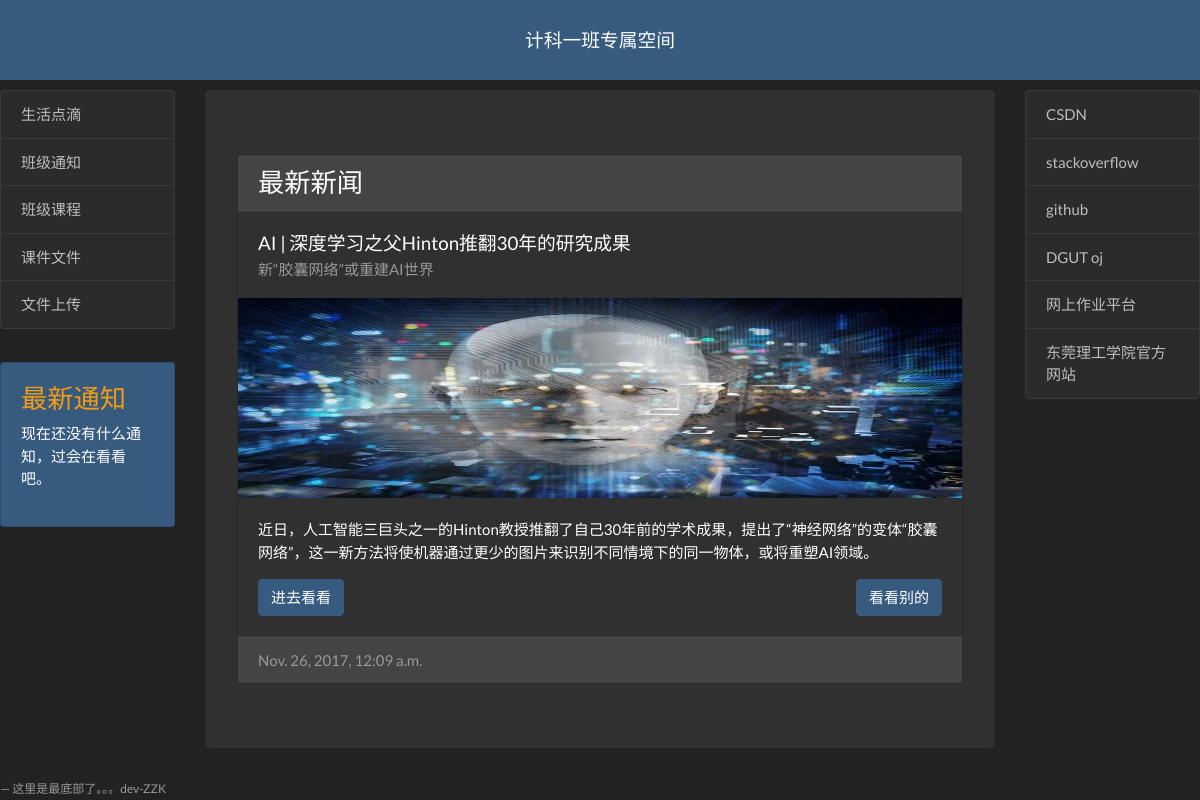
The page / on the database its author committed.
### classpage/models.py (models this page shows)
class News(models.Model):
    titlemax = models.CharField(max_length = 30)
    titlemin = models.CharField(max_length = 40)
    introduction = models.CharField(max_length = 150)
    time = models.DateTimeField(auto_now_add = True)
    body = models.TextField()
    photot = models.ImageField()

### classpage/views.py (the view)
# urls.py: url(r'^$', index),
def index(request):
    news_list = News.objects.all().order_by('-time')
    paginator = Paginator(news_list, 1)
    page = request.GET.get('page')
    try:
        news = paginator.page(page)
    except PageNotAnInteger:
        news = paginator.page(1)
    except EmptyPage:
        news = paginator.page(paginator.num_pages)
    First = Announcement.objects.last()
    return render(request, 'class_home_page.html', {'news' : news, 'First' : First})

### classpage/templates/class_home_page.html (shortened to what this page needs)
<!DOCTYPE html>
<html>
    <head>
        {% load staticfiles %}
        <link href="{% static 'bootstrap.min.css' %}" rel="stylesheet" type="text/css"/>
    </head>
    <body>
        <nav class="navbar navbar-expand-lg navbar-dark fixed-top bg-primary" style="height:80px;">
            <a class="navbar-brand" href="/" style="margin:0 auto" >计科一班专属空间</a>
        </nav>
        <br><br><br><br>
        <div class="row">
            <div class="col-sm-2">
                <div class="list-group" style="opacity: 0.7;">
                    <a class="list-group-item  list-group-item-action" href="http://123.207.43.62:12345/">
                        生活点滴
                    </a>
                    <a class="list-group-item list-group-item-action" href="/announce/">
                        班级通知
                    </a>
                    <a class="list-group-item list-group-item-action" href="/course/">
                        班级课程
                    </a>
                    <a class="list-group-item list-group-item-action" href="/file/">
                        课件文件
                    </a>
                    <a class="list-group-item list-group-item-action" href="/uploads/">
                        文件上传
                    </a>
                </div>
                <hr>
                <div>
                    <div class="card text-white bg-primary" >
                        <div class="card-body">
                            <blockquote class="card-blockquote">
                                {% block texterror %}
                                    {% if First %}
                                        <h3 class="text-warning">最新通知</h3>
                                        <p>{{First.body | linebreaksbr}}</p>
                                        <footer class="blockquote-footer" style="float:right;">作者：<cite title="Source Title">{{ First.Author }}</cite></footer>
                                        <footer class="blockquote-footer" style="float:right;"><cite title="Source Title">{{ First.time }}</cite></footer>
                                    {% else %}
                                        <h3 class="text-warning">最新通知</h3>
                                        <p>现在还没有什么通知，过会在看看吧。</p>
                                    {% endif %}
                                {% endblock %}
                            </blockquote>
                        </div>
                    </div>
                </div>
            </div>
            <div class="col-sm-8" >
                <div class="jumbotron">
                    {% block content %}
                        {% for new in news %}
                            <div class="card">
                                <h3 class="card-header">最新新闻</h3>
                                <div class="card-body">
                                    <h5 class="card-title">{{ new.titlemax }}</h5>
                                    <h6 class="card-subtitle text-muted">{{ new.titlemin }}</h6>
                                </div>
                                <img style="height: 200px; width: 100%; display: block;" src= {{ new.photot.url }}>
                                <div class="card-body">
                                    <p class="card-text">{{ new.introduction }}</p>
                                    <a class="btn btn-primary" type="button" href="/news/{{ new.id }}">进去看看</a>
                                    {% if news.has_next %}
                                        <a class="btn btn-primary" type="button" href="?page={{ news.next_page_number }}" style="float: right">看看别的</a>
                                    {% else %}
                                        <a class="btn btn-primary disabled" type="button" href="#" style="float: right">好像已经没有了</a>
                                    {% endif %}
                                </div>
                                <div class="card-footer text-muted">
                                    {{ new.time }}
                                </div>
                            </div>
                        {% endfor %}
                    {% endblock %}
                </div>
            </div>
            <div class="col-sm-2">
                <div class="list-group" style="opacity: 0.7">
                    <a class="list-group-item  list-group-item-action" href="http://blog.csdn.net/">
                        CSDN
                    </a>
                    <a class="list-group-item list-group-item-action" href="https://stackoverflow.com/">
                        stackoverflow
                    </a>
                    <a class="list-group-item list-group-item-action" href="https://github.com/">
                        github
                    </a>
                    <a class="list-group-item list-group-item-action" href="http://172.28.89.91/">
                        DGUT oj
                    </a>
                    <a class="list-group-item list-group-item-action" href="http://172.28.79.136/">
                        网上作业平台
                    </a>
                    <a class="list-group-item list-group-item-action" href="http://www.dgut.edu.cn/">
                        东莞理工学院官方网站
                    </a>
                </div>
            </div>
        </div>
        <footer class="blockquote-footer">这里是最底部了。。。dev-ZZK</footer>
    </body>
</html>

### rows shown on the page
News: titlemax "AI | 深度学习之父Hinton推翻30年的研究成果", titlemin "新“胶囊网络”或重建AI世界", photot (picture), introduction "近日，人工智能三巨头之一的Hinton教授推翻了自己30年前的学术成果，提出了“神经网络”的变体“胶囊网络”，这一新方法将使机器通过更少的图片来识别不同情境下的同一物体，或将重塑AI领域。", time "Nov. 26, 2017, 12:09 a.m."
